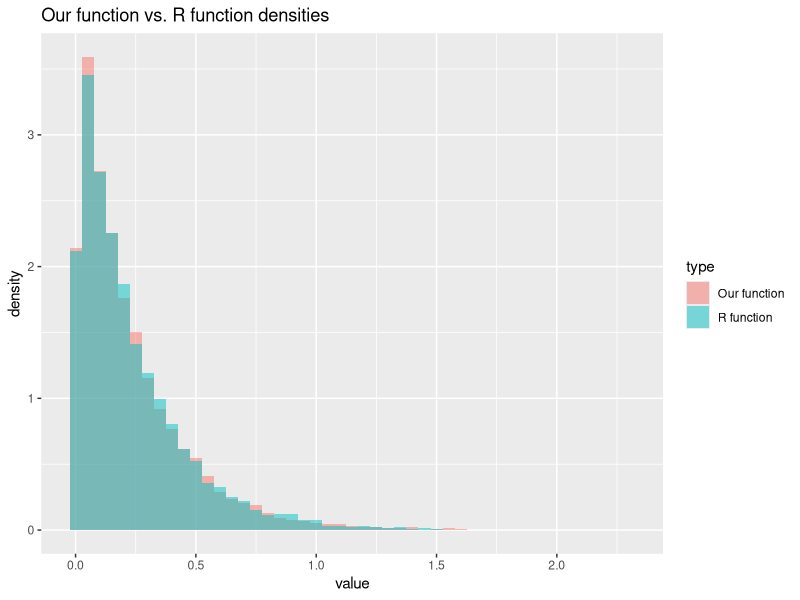
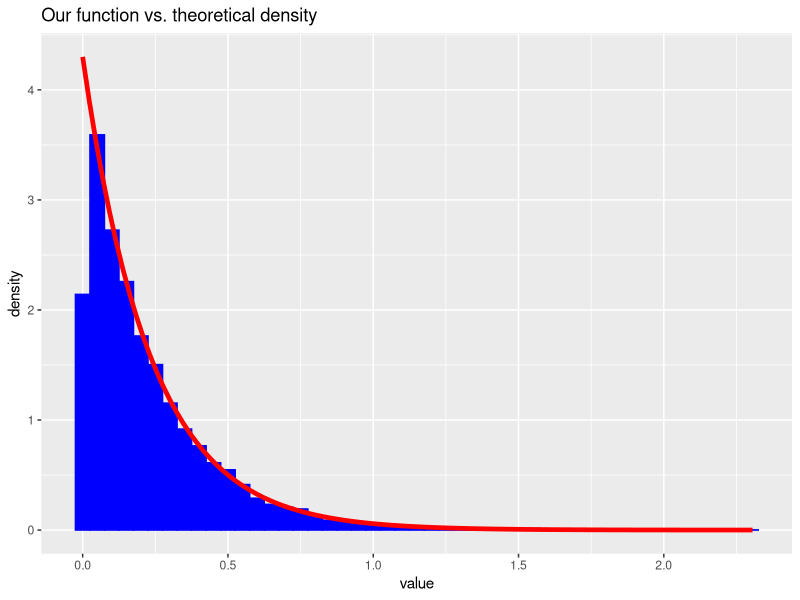
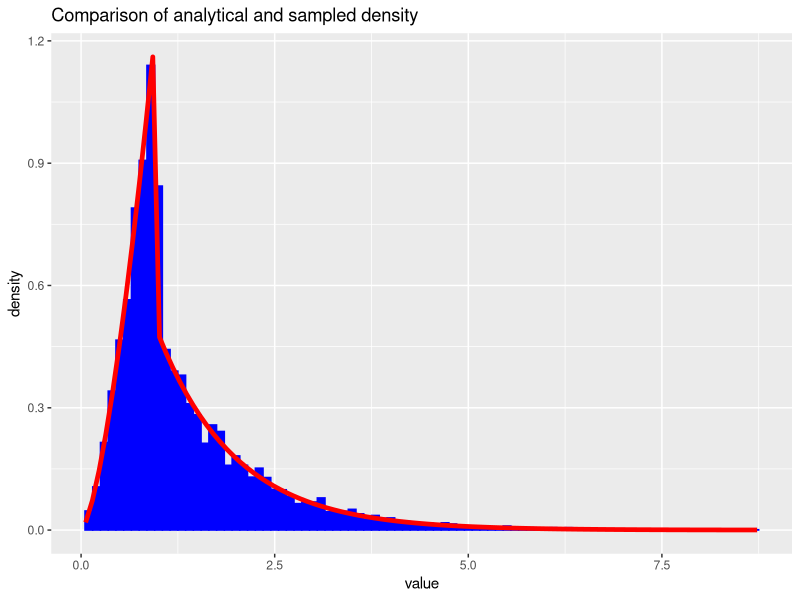
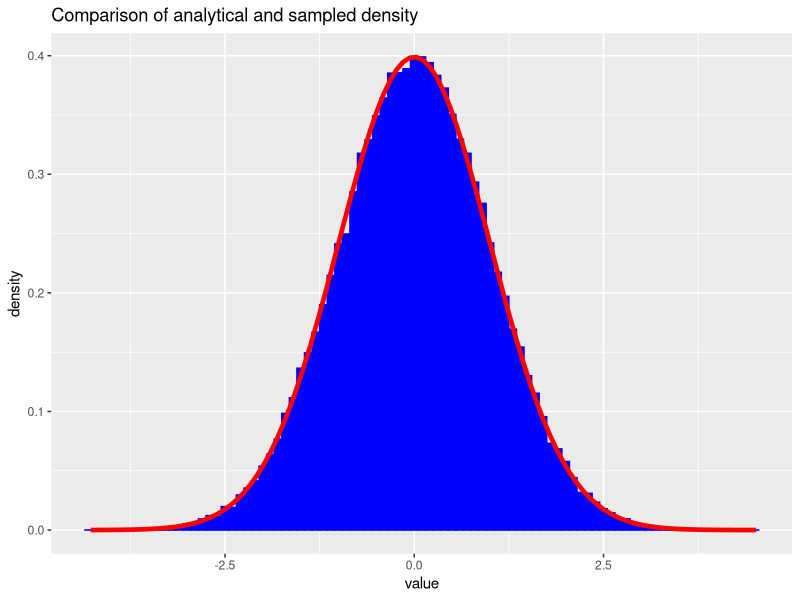
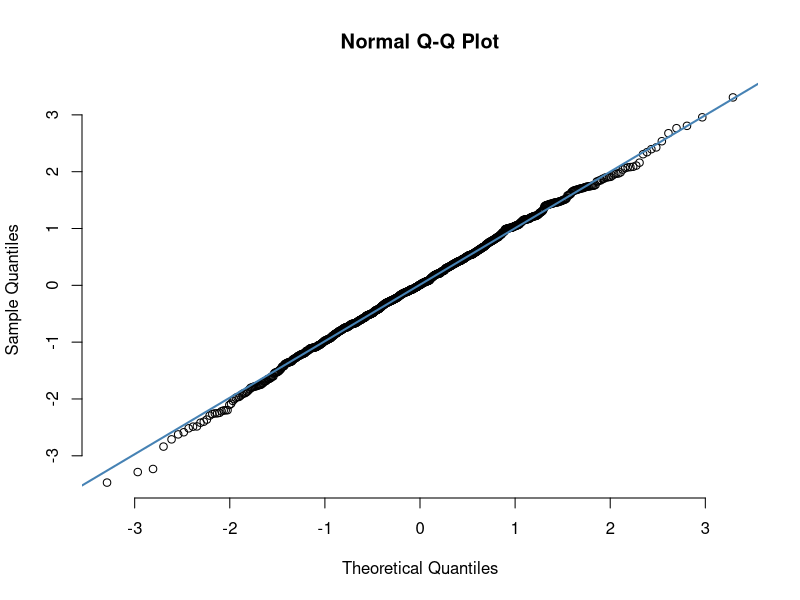
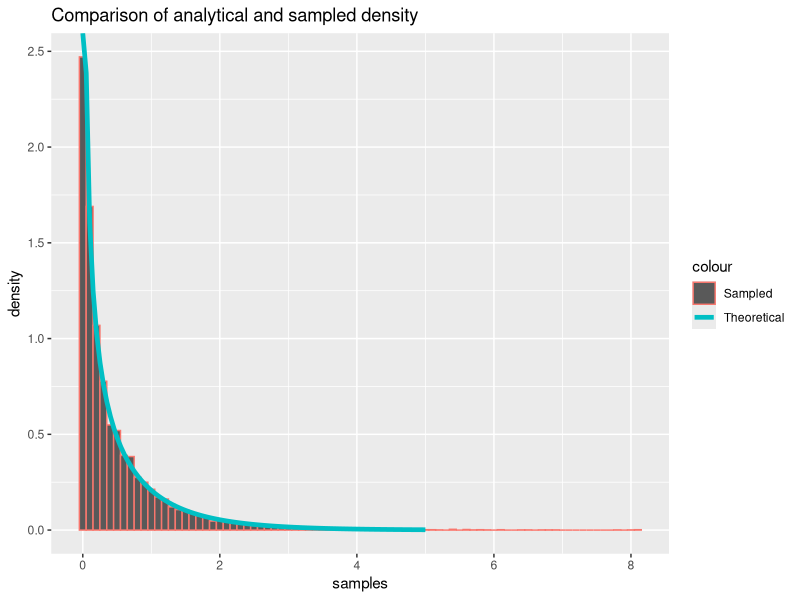
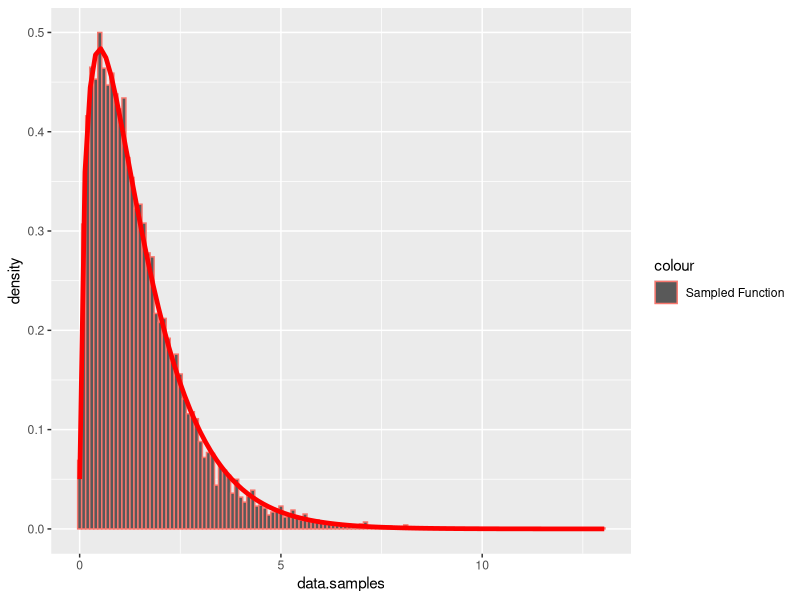
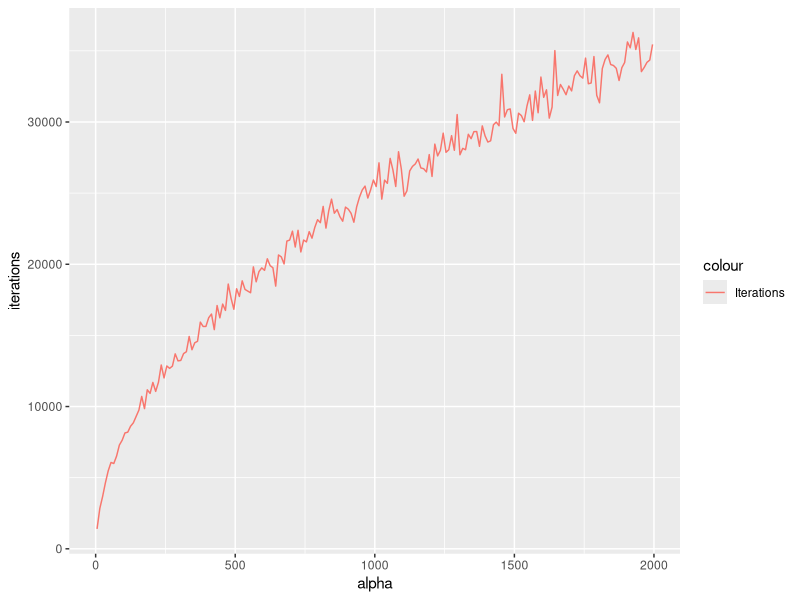

The R script that drew these images, in order:
## ---- chunk 1
library(formatR)
showsol <- FALSE
library(knitr)
opts_chunk$set(tidy.opts = list(width.cutoff = 68), tidy = TRUE, warning = FALSE, error = FALSE, message = FALSE, echo = TRUE)
## ---- chunk 2
library(ggplot2)
exponential<- function(lambda, n=1){
  u = runif(n)
  x = -1/lambda*log(u)
  return(x)
}
## ---- chunk 3
n = 10000
lambda = 4.300
x = exponential(lambda,n)
cat('Theoretical mean: ', 1/lambda,' Computed mean: ', mean(x),'\n')
cat('Theoretical variance: ', 1/lambda^2, ' Computed variance: ', var(x))
## ---- chunk 4
y = rexp(n, lambda)
rfunc = data.frame(value = y)
ourfunc = data.frame(value = x)
rfunc$type = 'R function'
ourfunc$type = 'Our function'
df = rbind(rfunc,ourfunc)
ggplot(df, aes(value, fill = type)) + 
   geom_histogram(alpha = 0.5, aes(y = ..density..), binwidth = 0.05, position = 'identity') + ggtitle("Our function vs. R function densities")
df2 <- data.frame(theo=seq(0,max(x),length.out=n), value=x)
h <- ggplot(df2, aes(x = value))
h <- h + geom_histogram(aes(y = ..density..), binwidth=0.05, fill = 'blue', color = 'blue') +stat_function(fun=dexp,geom = "line",size=1.6,col="red",args = (mean=lambda))
h <- h + ggtitle("Our function vs. theoretical density")
h
## ---- chunk 5
f_A2 = function(x, alpha){
  c = alpha*exp(1)/(alpha+exp(1))
  result = vector(length = length(x))
  result[x<1.] = sapply(x[x<1.], function(x) c*x^(alpha - 1))
  result[x>=1.] = sapply(x[x>=1.], function(x) c*exp(-x))
  return(as.double(result))
}


F_inv = function(n, alpha){
  c = alpha*exp(1)/(alpha+exp(1))
  u = runif(n)
  result = vector(length = n)
  result[u < c/alpha] = (alpha/c * u[u < c/alpha])^(1/alpha)
  result[u >= c/alpha] = -log(1/alpha + exp(-1) - u[u >= c/alpha]/c)
  return(result)
}

alpha = 2.5
n = 10000
xsamples = F_inv(n, alpha)
c = alpha*exp(1)/(alpha+exp(1))
mean = c/(alpha+1) + 2*c/exp(1)
cat('Theoretical mean: ', mean, ' Sampled mean: ', mean(xsamples))
## ---- chunk 6
variance = c/(alpha+2)+5*c/exp(1) - mean^2
cat('Theoretical variance: ', variance, ' Sampled variance: ', var(xsamples))
## ---- chunk 7
df2 <- data.frame(theo=seq(0,max(xsamples),length.out=n), value=xsamples)
h <- ggplot(df2, aes(x = value))
h <- h + geom_histogram(aes(y = ..density..), binwidth=0.1, col = 'blue', fill = 'blue') +stat_function(fun=f_A2,geom = "line",size=1.6,col="red",args = (mean=alpha))
h <- h + ggtitle("Comparison of analytical and sampled density")
h
## ---- chunk 8
normal <- function(n){
  x_1 <- runif(n/2)
  x_2 <- exponential(1/2, n/2)
  y_1 <- sqrt(x_2)*cos(2*pi*x_1)
  y_2 <- sqrt(x_2)*sin(2*pi*x_1)
  y <- c(y_1,y_2)
  return(y)
}
## ---- chunk 9
n = 100000
x <- normal(n)
cat('Theoretical mean: ', 0,' Computed mean: ', mean(x),'\n')
cat('Theoretical variance: ', 1, ' Computed variance: ', var(x))
## ---- chunk 10
df2 <- data.frame(theo=seq(0,max(x),length.out=n), value=x)
ggplot(df2, aes(x = value)) + geom_histogram(aes(y = ..density..), binwidth=0.1, col = 'blue', fill = 'blue') + stat_function(fun=dnorm,geom = "line",size=1.6,col="red",args = list(mean=0, sd = 1)) + ggtitle("Comparison of analytical and sampled density")

x <- normal(1000)
qqnorm(x, pch = 1, frame = FALSE)
qqline(x, col = "steelblue", lwd = 2)
## ---- chunk 11
normal_d <- function(d, mu, sigma){
  x <- normal(d)
  y <- mu + t(chol(sigma))%*%x
  return(y)
}
## ---- chunk 12
d = 2
n = 100000
mu = c(1,2)
sigma = matrix(c(2.5,3,3,10),ncol=2,nrow=2)
sample = matrix(NA, ncol = d, nrow = n)
for (i in 1:n){
  sample[i,] <- normal_d(d,mu,sigma)
}
average = apply(sample, 2,mean)
cat('Mean vector: \n')
average
covmat = cov(sample)
cat('Covariance matrix: \n')
covmat
## ---- chunk 13
library(nortest)
ad.test(sample[,1])
ad.test(sample[,2])
## ---- chunk 14
library(pracma)

#x = linspace(0, 3, 100)
#alpha = 0.5
#y_gamma = dgamma(x, shape=alpha, rate=1)
#y_prop = 1/(gamma(alpha)) * (1/alpha + exp(-1))*f_A2(x, alpha)

#df10 = data.frame(x, y_gamma, y_prop)
#h <- ggplot(data.frame(x, y_gamma, y_prop))
#h = h + geom_line(aes(x = x, y = y_gamma, colour="Gamma"), size=1.)
#h = h + geom_line(aes(x = x, y = y_prop, color="Proposal"), size=1.)
#h = h + ggtitle(paste("Gamma(",toString(alpha),", 1) vs. proposal"))
#h

## ---- chunk 15
library(pracma)

small_gamma = function(alpha, n=1){
  #cat("Small gamma \n")
  result = vector()
  iter = 0
  sampled = 0
  while(sampled < n){

    uniform2 = runif(n)
    x = F_inv(n, alpha)
    
    #cat(typeof(x), ' x ')
    #cat(typeof(alpha), ' alpha ')
    c = 1/(gamma(alpha)) * (1/alpha + exp(-1))
  
    #cat(typeof(c), ' c ')
    #cat(typeof(f_A2(x,alpha)))
    probs = dgamma(x, alpha, rate=1) / (c * as.double(f_A2(x, alpha)))
    
    result = append(result, x[uniform2 <= probs])
    
    sampled = sampled + sum(uniform2 <= probs)
    iter = iter + n
  }
  
  iter = iter - length(result) + n
  
  return(list(samples = result[seq(1:n)], iter = iter))
}

large_gamma <- function(alpha, n=1){
  #cat("Large gamma \n")
  #a = sqrt((alpha - 1)^(alpha-1)*exp(1-alpha))
  loga = 1/2 * (alpha - 1) * (log(alpha - 1) - 1)
  logb = 1/2 * (alpha + 1) * (log(alpha + 1) - 1)
  #cat("Sampling for alpha = ", alpha, '\n')
  #cat("loga = ", loga, "\n")
  #cat("logb = ", logb, "\n")

  result = vector(mode="numeric")
  
  i = 0
  iter = 0
  while (i < n){
    iter = iter + 1 
    log_x_1 = loga + log(runif(1))
    log_x_2 = logb + log(runif(1))
    #cat(log_x_1, log_x_2)
    #y = x_2 / x_1
    if (2*log_x_1 <= (alpha - 1)*(log_x_2 - log_x_1) - exp(log_x_2 - log_x_1)){
      result = append(result, exp(log_x_2 - log_x_1))
      i = i + 1
    }
    else{}
  }
  list(samples = result, iter = iter)
}

gamma2 = function(alpha, n  = 1){
  if (alpha <= 1){
    return(small_gamma(alpha, n))
  }
  else if (alpha > 1){
    return(large_gamma(alpha, n))
  }
  else{
    cat("Weird gamma \n")
  }
}
## ---- chunk 16
alpha = 0.5
G1 <- small_gamma(alpha, 10000)

G1_filt = G1
df12 = data.frame(G1_filt)

cat('Theoretical mean: ', alpha,' Computed mean: ', mean(G1$samples),'\n')
cat('Theoretical variance: ', alpha, ' Computed variance: ', var(G1$samples))

c = 1/(gamma(alpha)) * (1/alpha + exp(-1))

x_val = linspace(0, 5, 100)

df11 <- data.frame(x = x_val, y=dgamma(x_val, alpha, 1))

h <- ggplot()
h <- h + geom_histogram(data=df12, aes(x=samples, y=..density.., color="Sampled"), binwidth=0.1)
h <- h + geom_line(data=df11, aes(x=x, y=y, color="Theoretical"), size=1.6)
h <- h + ggtitle("Comparison of analytical and sampled density")
h
## ---- chunk 17
alpha = 1.5

G2 = gamma2(alpha, 10000)

cat('Theoretical mean: ', alpha,' Computed mean: ', mean(G2$samples),'\n')
cat('Theoretical variance: ', alpha, ' Computed variance: ', var(G2$samples))

df16 = data.frame(data=G2)

h <- ggplot(df16, aes(x=data.samples))
h <- h + geom_histogram(data=df16, aes(x = data.samples, y=..density.., color="Sampled Function"), binwidth=0.1) 
h <- h + stat_function(fun=dgamma,geom = "line",size=1.6,col="red",args = list(shape=alpha, rate = 1))
h

## ---- chunk 18
iterations = c()

for (alpha in seq(2, 2000, 10)){
  G = gamma2(alpha, 1000)
  iterations = append(iterations, G$iter)
}

df15 = data.frame(alpha = seq(5, 2000, 10), iterations = iterations)

h <- ggplot(df15, aes(x = alpha, y= iterations, color="Iterations"))
h <- h + geom_line()
h
## ---- chunk 19
library(MCMCpack)
get_gamma_samples <- function(alpha){
  return(gamma2(alpha)$samples)
}

dirichlet <- function(alpha){
  z<- sapply(alpha,get_gamma_samples)
  x <- z/sum(z)
  return(x)
}
## ---- chunk 20
k = 5
n = 20000
x <- matrix(NA, ncol = k, nrow = n)
alpha <- exponential(1,k)
for (i in 1:n){
  x[i,] <- dirichlet(alpha)
}
cat('Theoretical mean: ', alpha/sum(alpha),'\n','Computed mean: ', apply(x,2,mean),'\n')
cat('Theoretical variance: ', alpha*(sum(alpha)-alpha)/(sum(alpha)^2*(sum(alpha)+1)),'\n', 'Computed variance: ', apply(x,2,var))
## ---- chunk 21
n <- 10000
alpha <- rep(1,k)
x <- matrix(NA, ncol = k, nrow = n)
for (i in 1:n){
  x[i,] <- dirichlet(alpha)
}
y <- as.vector(rdirichlet(n,alpha))
rfunc = data.frame(value = y)
ourfunc = data.frame(value = as.vector(x))
rfunc$type = 'R function'
ourfunc$type = 'Our function'
df = rbind(rfunc,ourfunc)
ggplot(df, aes(value, fill = type)) + 
   geom_histogram(alpha = 0.5, aes(y = ..density..), position = 'identity') + ggtitle("Our function vs. R function densities")
## ---- chunk 22
df2 <- data.frame(theo=seq(0,max(x[,1]),length.out=n), value=x[,1])
ggplot(df2, aes(x = value)) + geom_histogram(aes(y = ..density..), 
      binwidth = 0.005,fill = 'blue', color = 'blue') + stat_function(fun=dbeta,geom = "line",size=1.6,col="red",args = list(shape1=1,shape2=k-1)) + ggtitle("Our function vs. theoretical density")
## ---- chunk 23
f <- function(x){
  return((2+x)^125*(1-x)^38*x^34)
}

optimum = optimize(f,c(0,1),maximum = TRUE)

draw_samples <- function(n){
  samples <- rep(NA,n)
  iter = 0
  for (i in 1:n){
    finish = 0
    while(finish ==0){
      iter = iter + 1
      x_sample <- runif(1)
      alpha <- f(x_sample)/optimum$objective
      u = runif(1)
      if (u <=alpha){
        samples[i] <- x_sample
        finish <- 1
      }
    }
  }
  return(list(samples = samples, iterations = iter))
}


## ---- chunk 24
n = 10000
g <- function(x){
  return(f(x)*x)
}
f_density <- function(x){return(f(x)/integrate(f,0,1)$value)}
y <- draw_samples(n)
cat("Computed mean: ", sum(y$samples)/n, '\n')
cat("Theoretical mean: ", integrate(g,0,1)$value/integrate(f,0,1)$value, '\n')
df <- data.frame(theo=seq(0,1,length.out=n), value=y$samples)
ggplot(df, aes(x = value)) + geom_histogram(aes(y = ..density..), binwidth=0.001, col = 'blue', fill = 'blue') + stat_function(fun=f_density,geom = "line",size=1.6,col="red") + ggtitle("Comparison of analytical and sampled density") + xlim(0,1) + geom_segment(x = sum(y$samples)/n, xend = sum(y$samples)/n, y = 0, yend = 100, col = "green", size = 1.2, linetype = "longdash")
## ---- chunk 25
cat("Average random numbers generated: ", y$iterations/n, '\n')
cat("Theoretical expected number: ", optimum$objective/integrate(f,0,1)$value)
## ---- chunk 26
k = 6
n = 10000
x <- matrix(NA, ncol = k, nrow = n)
alpha <- rep(1,k)
for (i in 1:n){
  x[i,] <- dirichlet(alpha)
}

w = f(y$samples)/dbeta(y$samples,1,5)
w = f(x[,1])/dbeta(x[,1],1,5)
mu_hat <- sum(x[,1]*w)/sum(w)
mu_hat2 <- sum(x[,1]*w)/(n*integrate(f,0,1)$value)
